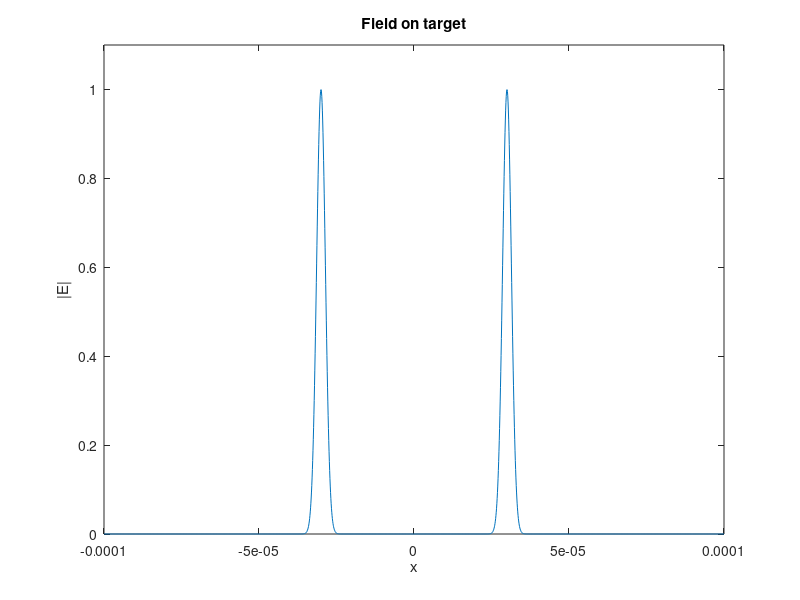

MATLAB code to generate this figure: (Note: this script raises an error after producing the figure.)
%% Design and test an arbitrary beam generation
% Indices
n_air   = 1;
n_clad  = 1.537;
n_core  = 1.548;
% n_under = 1.547;
dn_g    = 3e-3;

% Heights of the layers [m]
h_clad  = 15e-6;
h_core  = 5e-6;

% Parameters of the Gaussians
% Positions of the Gaussian addressing [m]
d       = 60 * 1e-6;
r_1     = [-30*1e-6, d];
r_2     = [30*1e-6, d];
% Common features of the Gaussians
w       = 2e-6;
n       = 1;
lambda  = 780e-9;
outP    = 0.2;
% Features on the grating
w_g     = 10e-6;

% wavenumbers
k0      = 2*pi*n_air/lambda;
k0_clad = 2*pi*n_clad/lambda;
k0_core = 2*pi*n_core/lambda;

%% Define beam in target plane
% tilt angle of Gaussians (0 rad = vertical)
phis    = atan([r_1(1)/(r_1(2) + h_clad + h_core/2),    ...
                r_2(1)/(r_2(2) + h_clad + h_core/2)]);

% Calculate the new phi's
r_xs    = [r_1(1), r_2(1)];
r_dist  = [0, 0];
while and(mean(abs((r_xs - r_dist)./r_xs)) > 1e-6, abs(r_xs) > abs(r_dist))
    phis    = phis*(1 + 1e-6);
    phi2    = asin(n_air*sin(phis)/n_clad);
    phi3    = asin(n_clad*sin(phi2)/n_core);
    r_dist  = .5*h_core*tan(phi3) + h_clad*tan(phi2) + d*tan(phis);
end

% defining the range for the grating where .mph file as grating length of
% 100 um, so  x_max - x_min need to be larger.
x_min   = -100e-6;
x_max   = 100e-6;
x       = linspace(x_min, x_max, 2^11)';
x_ori   = x;

%% Arbitrary field on target location
gaussian_air = @(x, phi, x_tar, w_0, n) ...
    exp(-1i * k0 * (  sin(phi)*x  )) .* exp(-( (x-x_tar)/w_0 ).^( 2*n ));

num_add     = 2;
x_tar       = zeros(1, num_add);
x_tar(1)    = r_1(1);
x_tar(2)    = r_2(1);

Ez_ori  = 0;
for ii = 1:num_add
    Ez_ori = Ez_ori + gaussian_air(x, phis(ii), x_tar(ii), w, n);
end

Ek_tar  = fftshift( fft( fftshift(Ez_ori) ) );
%% Checking the multi-addressing Gaussians
figure(1)
plot(x, abs(Ez_ori))
xlabel('x')
ylim([0 1.1])
ylabel('|E|')
title('Field on target')

%% Propagation onto the grating plane
k       = linspace(-pi, pi, length(x) )'./(x(1) - x(2));
ky_air  = real( sqrt(k0^2 - k.^2) );
ky_clad = real( sqrt(k0_clad^2 - k.^2) );
ky_core = real( sqrt(k0_core^2 - k.^2) );

phase_air   = asin(k/(n_air*k0));
phase_clad  = asin(k/(n_clad*k0));
phase_core  = asin(k/(n_core*k0));

Ek_grat = exp(-1i*ky_air*-d).*Ek_tar;
Ek_grat = apply_Fresnel(Ek_grat, phase_air, phase_clad, n_air, n_clad, 's');
Ek_grat = exp(-1i*ky_clad*-h_clad).*Ek_grat;
Ek_grat = apply_Fresnel(Ek_grat, phase_clad, phase_core, n_clad, n_core, 's');
Ek_grat = exp(-1i*ky_core*-h_core/2).*Ek_grat;

Ez_grat  = fftshift(  ifft( fftshift(Ek_grat) )  );

figure(2)
plot(x, abs(Ez_grat))
xline(-50e-6)
xline(50e-6)
xlabel('x')
ylabel('|E|')
title('Field on grating')

%% Parameters for grating
% Remove phase from the tilt
% psi     = asin(n_clad*asin(phi/n_clad)/n_core);
Ez_grat = exp(1i*k0_clad*sin(mean(phis))*x) .* Ez_grat;

Pz_amp  = abs(Ez_grat).^2;
phase   = unwrap(angle(Ez_grat)); %add 'unwrap' for smoother interpolation!

% computing dng_amp depends on pump depletion
F       = griddedInterpolant(x, Pz_amp, 'spline');
fun     = @(x) F(x);
C       = 1/integral(fun, x_min, x_max);

denu    = zeros(size(x));

for i = 1:length(x)
    denu(i) = 1 - outP * C * integral(fun, -100e-6, x(i));
end

dng_amp = sqrt(outP * C * fun(x) ./ denu);

%%
figure(3)
plot(x, phase)
xlabel('x')
ylabel('phase')
title('desired phase on the grating')
xline(-50e-6)
xline(50e-6)

figure(4)
plot(x, dng_amp)
xlabel('x')
ylabel('grating strength')
title('desired grating strength')
xline(-50e-6)
xline(50e-6)

save('phase.mat',       'x',  'phase');
save('dng_amp.mat',     'x',  'dng_amp');

%% Run Comsol
model = mphload('grating_design_arbitrary_v5.3.mph');
model.param('par2').set('phi', [num2str(90 + mean(phis)*180/pi), ' [deg]']);
model.study('std1').run

% Dimensions
H       = mphglobal(model, 'H');
L       = mphglobal(model, 'L');
L_g     = mphglobal(model, 'L_g');

lam     = mphglobal(model, 'lambda0');
n_clad  = mphglobal(model, 'n_cl');
dn      = mphglobal(model, 'dn');

x       = linspace(-.5*L, .5*L, 5000);
xx      = [x; (.5*H - 3)*ones(size(x))];
Ez      = mphinterp(model, 'ewfd.Ez',     'coord', xx);

% picture of waveguide
x0       = linspace(-.5*L, .5*L, 2000);
y0       = linspace(-.5*H, .5*H, 2000);
[x1, y1] = meshgrid(x0, y0);
xx       = [x1(:), y1(:)]';
Ez_wg    = mphinterp(model, 'ewfd.Ez',     'coord', xx);
Ez_wg    = reshape(Ez_wg, length(x0), length(y0));

% the efficiency parameters
xx      = [x; zeros(size(x))];
dng_amp = mphinterp(model, 'dng_amp',     'coord', xx);
max_dng = max(dng_amp);

y       = linspace(-.5*H, .5*H, 5000);
yy      = [-.5*L*ones(size(y)); y];
Px      = mphinterp(model, 'ewfd.Poavx',  'coord', yy);
p0      = trapz(y, Px);

yy      = [.5*L*ones(size(y)); y];
Px      = mphinterp(model, 'ewfd.Poavx',  'coord', yy);
p1      = trapz(y, Px);

pow_out = 100*(p0 - p1)/p0;

%%
figure(5);
plot(x, abs(Ez));
xline(-L_g/2)
xline(L_g/2)
xlabel('x')
ylabel('|E|')
title('Field on measurement line')

% save([  'data/grating_design',     ...
%         '_dimensions_',         num2str(H), 'x', num2str(L),    ...
%         '_grat_length_',        num2str(L_g),                   ...
%         '_lambda_',             num2str(lam),                   ...
%         '_n_clad_',             num2str(n_clad),                ...
%         '_dn_',                 num2str(dn),                    ...
%         '_target_dist_',        num2str(d*1e6),                     ...
%         '_target_x1_',          num2str(r_1(1)*1e6),            ...
%         '_target_x2_',          num2str(r_2(1)*1e6),            ...
%         '_target_waist_',       num2str(w*1e6),                 ...
%         '_gausssian_order_',    num2str(n),                     ...
%         '_power_ratio_',        num2str(outP),                  ...
%         '.mat'],    'x', 'x_ori', 'Ez', 'Ez_ori', 'pow_out', 'max_dng', ...
%                     'x0', 'y0', 'Ez_wg');